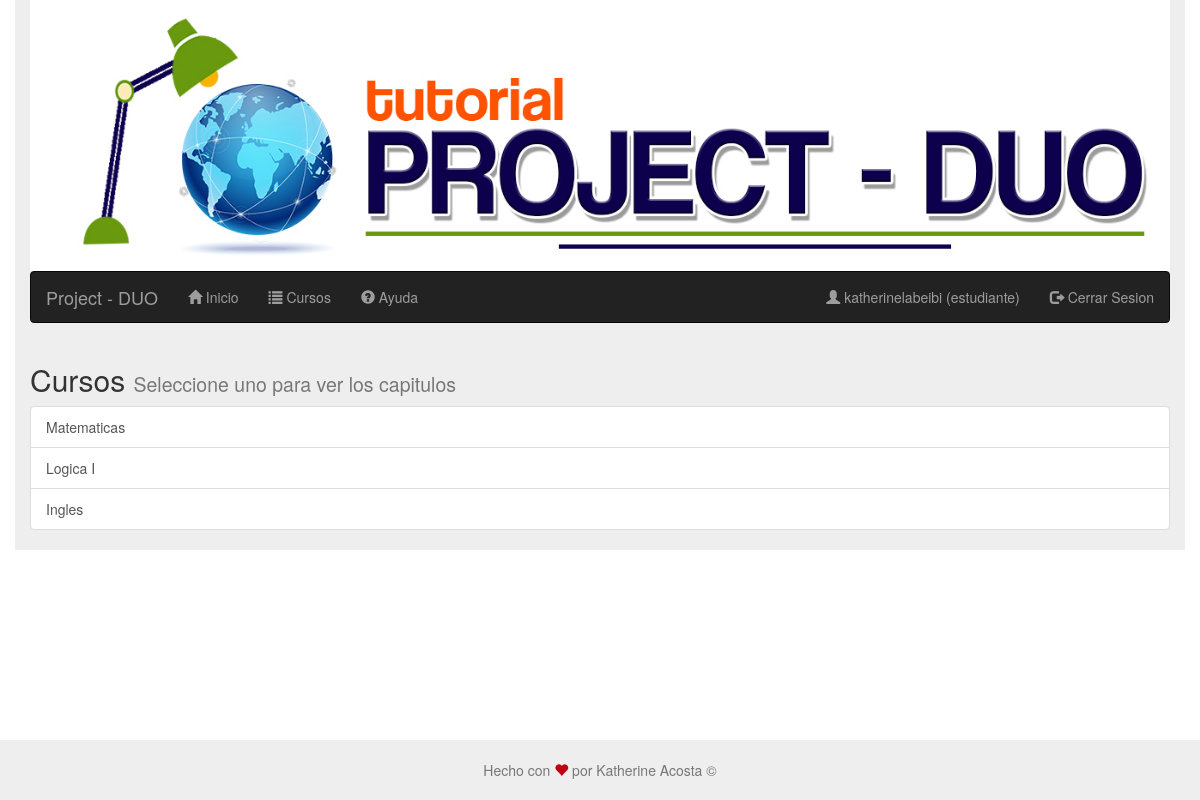
The page /cursos.php (signed in) on the database its author committed.
### tables this page shows
CREATE TABLE `cursos` (
  `id` int(11) NOT NULL,
  `nombre` varchar(45) DEFAULT NULL
);

### cursos.php (the view, shortened to what this page needs)
<?php
require('encabezado.php');
require('barra_de_navegacion.php');
?>
<?php
require('conneccion.php');
if (es('estudiante')) {
    $query = <<<EOT
    select c.* from usuarios  u
        left join cursos_usuarios  cu
        on cu.usuarios_id = u.id
        left join cursos c
        on cu.cursos_id = c.id
        where u.id = {$_SESSION['user_id']}
EOT;
} else if (es('profesor')) {
    $query = "SELECT * FROM cursos";
}
$resultado = $mysqli->query($query);
if ($resultado->num_rows > 0) {
    $cursos = $resultado;
} else {
    $mensaje = "no se pudieron obtener los cursos";
}
?>
<div class="row">
    <?php if (es('estudiante')) { ?>
        <div class="col-sm-12">
            <h2> Cursos
                <small>
                    Seleccione uno para ver los capitulos
                </small>
            </h2>
            <div class="list-group">
                <?php while ($curso = $cursos->fetch_array(MYSQLI_ASSOC)) { ?>
                    <a class="list-group-item <?= (isset($_GET['id']) && $curso['id'] === $_GET['id']) ? 'active' : '' ?>"
                       href="cursos.php?id=<?= $curso['id'] ?>&nombre=<?= $curso['nombre'] ?>">
                        <?= $curso["nombre"] ?>
                    </a>
                <?php } ?>
            </div>
        </div>
    <?php } else if (es('profesor')) { ?>
        <div class="col-sm-12 col-md-6">
            <h2>Cursos
                <small>
                    Seleccione uno para configurar las evaluaciones
                </small>
            </h2>
            <table class="table table-bordered">
                <tr>
                    <th>Nombre</th>
                    <th class="text-center"><i class="glyphicon glyphicon-cog"></i></th>
                </tr>
                <?php while (isset($cursos) && $curso = $cursos->fetch_array(MYSQLI_ASSOC)) { ?>
                    <tr>
                        <td><?= $curso['nombre'] ?></td>
                        <td class="text-center">
                            <form action="cursos.php" method="POST"
                                  onsubmit="return confirm('Advertencia!!!. \nSe borrara todo lo relacionado con este curso asi como evaluaciones y contendio. \nDesea continuar?');">
                                <input class="hidden" name="curso_id" value="<?= $curso['id'] ?>"/>
                                <input class="hidden" name="accion" value="eliminarCurso"/>
                                <button class="btn btn-danger">Eliminar <i class="glyphicon glyphicon-trash"></i>
                                </button>
                            </form>
                            <form action="cursos.php" method="GET">
                                <input class="hidden" name="id" value="<?= $curso['id'] ?>"/>
                                <input class="hidden" name="nombre" value="<?= $curso['nombre'] ?>"/>
                                <button class="btn btn-primary">Editar <i class="glyphicon glyphicon-pencil"></i>
                                </button>
                            </form>
                        </td>
                    </tr>
                <?php } ?>
            </table>
        </div>
        <div class="col-sm-12 col-md-6">
            <h3>Agregar Curso </h3>
            <form action="cursos.php" method="POST">
                <input class="hidden" name="accion" value="agregarCurso"/>
                <div class="form-group">
                    <label for="curso" class="control-label">Ingrese nombre del Curso:</label>
                    <input id="curso" class="form-control" name="nombre" placeholder="Ingles I" required>
                    <button class=" pull-right btn btn-primary">Agregar <i
                                class="glyphicon glyphicon-plus"></i></button>
                </div>
            </form>
        </div>
    <?php } ?>
</div>
<?php require('pie.php') ?>

### estilos/estilopie.css (style rules this page uses)
html { position: relative; min-height: 100%; }
body { margin-bottom: 100px; }

### rows shown on the page
cursos: nombre "Matematicas"
cursos: nombre "Logica I"
cursos: nombre "Ingles"

### other values the page prints
$_SESSION['usuario'] "katherinelabeibi"
$_SESSION['tipo_de_usuario'] "estudiante"
